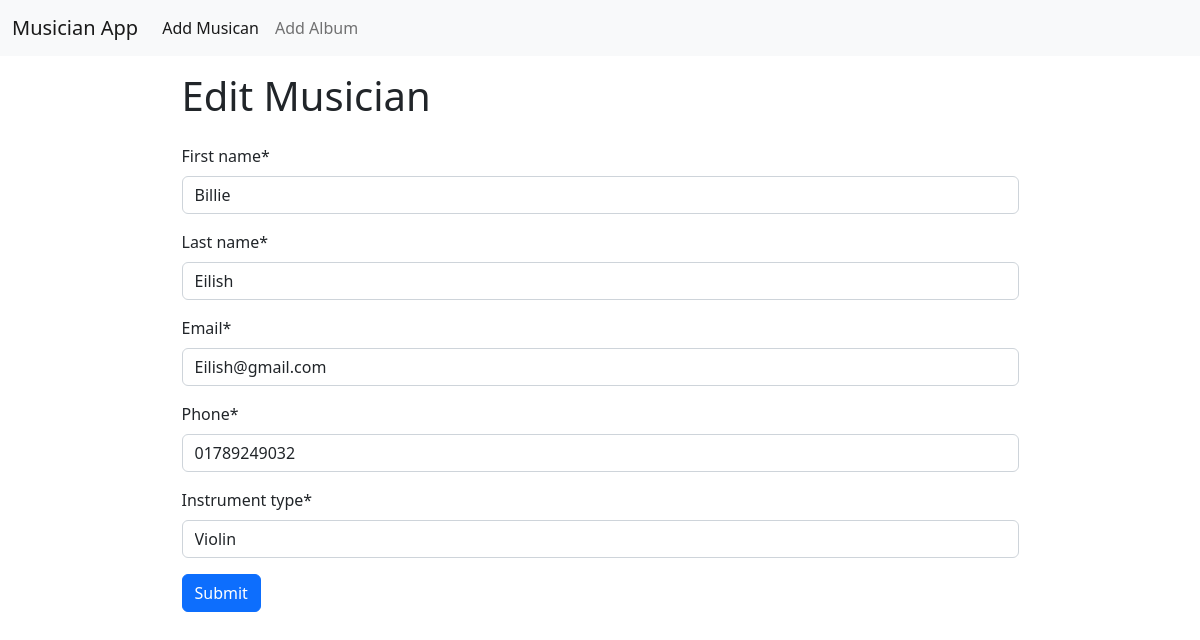
The page /musician/edit/2 on the database its author committed.
### musicians/models.py (models this page shows, shortened)
class MusicianModel(models.Model):
    first_name = models.CharField(max_length=50)
    last_name = models.CharField(max_length=50)
    email = models.EmailField()
    phone = models.CharField(max_length=12)
    instrument_type = models.CharField(max_length=30)

### musicians/views.py (the view)
# urls.py: path("edit/<int:id>", views.UpdateMusicianClass.as_view(), name="edit_musician"),
class UpdateMusicianClass(UpdateView):
    model = MusicianModel
    form_class = MusicianForm
    pk_url_kwarg = "id"
    template_name = "edit_musician.html"
    success_url = reverse_lazy("home")

### musicians/forms.py
class MusicianForm(forms.ModelForm):
    class Meta:
        model = MusicianModel
        fields = "__all__"

### musicians/templates/edit_musician.html (shortened to what this page needs)
{% extends "base.html" %}
{% load crispy_forms_tags %}
{% block content %}
<div class="w-75 mx-auto">
    <h1 class="py-3">Edit Musician</h1>
    <form action="" method="post">
        {{form | crispy }}
        <button type="submit" class="btn btn-primary">Submit</button>
    </form>
</div>
{% endblock content %}

### rows shown on the page
MusicianModel: first_name "Billie", last_name "Eilish", email "Eilish@gmail.com", phone "01789249032", instrument_type "Violin"
